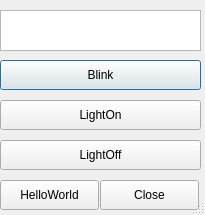
<?xml version="1.0" encoding="UTF-8"?>
<ui version="4.0">
 <class>Dialog</class>
 <widget class="QDialog" name="Dialog">
  <property name="geometry">
   <rect>
    <x>0</x>
    <y>0</y>
    <width>205</width>
    <height>215</height>
   </rect>
  </property>
  <property name="windowTitle">
   <string>Dialog</string>
  </property>
  <property name="sizeGripEnabled">
   <bool>true</bool>
  </property>
  <widget class="QTextEdit" name="textEdit">
   <property name="geometry">
    <rect>
     <x>0</x>
     <y>10</y>
     <width>201</width>
     <height>41</height>
    </rect>
   </property>
  </widget>
  <widget class="QPushButton" name="Blink">
   <property name="geometry">
    <rect>
     <x>0</x>
     <y>60</y>
     <width>201</width>
     <height>30</height>
    </rect>
   </property>
   <property name="text">
    <string>Blink</string>
   </property>
  </widget>
  <widget class="QPushButton" name="LightOn">
   <property name="geometry">
    <rect>
     <x>0</x>
     <y>100</y>
     <width>201</width>
     <height>30</height>
    </rect>
   </property>
   <property name="text">
    <string>LightOn</string>
   </property>
  </widget>
  <widget class="QPushButton" name="LightOff">
   <property name="geometry">
    <rect>
     <x>0</x>
     <y>140</y>
     <width>201</width>
     <height>30</height>
    </rect>
   </property>
   <property name="text">
    <string>LightOff</string>
   </property>
  </widget>
  <widget class="QPushButton" name="HelloWorld">
   <property name="geometry">
    <rect>
     <x>0</x>
     <y>180</y>
     <width>99</width>
     <height>30</height>
    </rect>
   </property>
   <property name="text">
    <string>HelloWorld</string>
   </property>
  </widget>
  <widget class="QPushButton" name="Close">
   <property name="geometry">
    <rect>
     <x>100</x>
     <y>180</y>
     <width>99</width>
     <height>30</height>
    </rect>
   </property>
   <property name="text">
    <string>Close</string>
   </property>
  </widget>
 </widget>
 <resources/>
 <connections>
  <connection>
   <sender>Close</sender>
   <signal>clicked()</signal>
   <receiver>Dialog</receiver>
   <slot>close()</slot>
   <hints>
    <hint type="sourcelabel">
     <x>152</x>
     <y>199</y>
    </hint>
    <hint type="destinationlabel">
     <x>203</x>
     <y>210</y>
    </hint>
   </hints>
  </connection>
  <connection>
   <sender>HelloWorld</sender>
   <signal>clicked()</signal>
   <receiver>Dialog</receiver>
   <slot>printHelloWorld()</slot>
   <hints>
    <hint type="sourcelabel">
     <x>40</x>
     <y>190</y>
    </hint>
    <hint type="destinationlabel">
     <x>26</x>
     <y>213</y>
    </hint>
   </hints>
  </connection>
  <connection>
   <sender>LightOff</sender>
   <signal>clicked()</signal>
   <receiver>Dialog</receiver>
   <slot>LightOff()</slot>
   <hints>
    <hint type="sourcelabel">
     <x>79</x>
     <y>152</y>
    </hint>
    <hint type="destinationlabel">
     <x>85</x>
     <y>175</y>
    </hint>
   </hints>
  </connection>
  <connection>
   <sender>LightOn</sender>
   <signal>clicked()</signal>
   <receiver>Dialog</receiver>
   <slot>LightOn()</slot>
   <hints>
    <hint type="sourcelabel">
     <x>93</x>
     <y>119</y>
    </hint>
    <hint type="destinationlabel">
     <x>100</x>
     <y>133</y>
    </hint>
   </hints>
  </connection>
  <connection>
   <sender>Blink</sender>
   <signal>clicked()</signal>
   <receiver>Dialog</receiver>
   <slot>Blink()</slot>
   <hints>
    <hint type="sourcelabel">
     <x>116</x>
     <y>72</y>
    </hint>
    <hint type="destinationlabel">
     <x>121</x>
     <y>92</y>
    </hint>
   </hints>
  </connection>
 </connections>
 <slots>
  <slot>printHelloWorld()</slot>
  <slot>LightOff()</slot>
  <slot>LightOn()</slot>
  <slot>Blink()</slot>
 </slots>
</ui>
